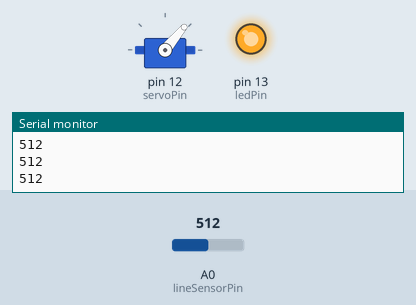
This sketch was run on a simulated Arduino Uno, built with avr-gcc and run on an emulated ATmega328P. Parts: servo, output pins drawn as LEDs (lit = HIGH), the last lines printed to the serial monitor. Inputs (shaded band) come from the test bench; at power-on: A0 (lineSensorPin) = 512.

Above: at 1.2 s.
1.3 s: A0 (lineSensorPin) set to 307
4.3 s: A0 (lineSensorPin) set to 283
At 5.7 s:
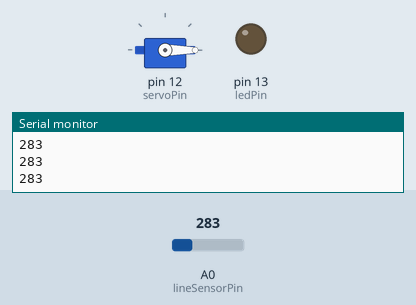
6.0 s: A0 (lineSensorPin) set to 306
At 6.24 s:
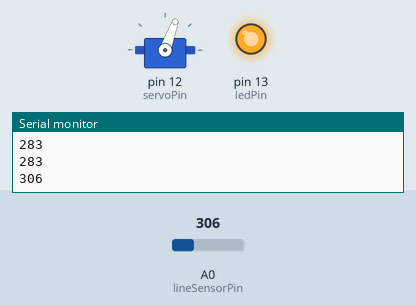
9.0 s: A0 (lineSensorPin) set to 290
At 10.0 s:
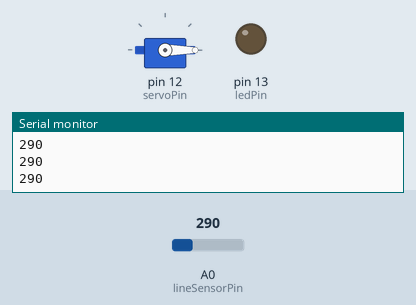
10.6 s: A0 (lineSensorPin) set to 310
At 11.07 s:
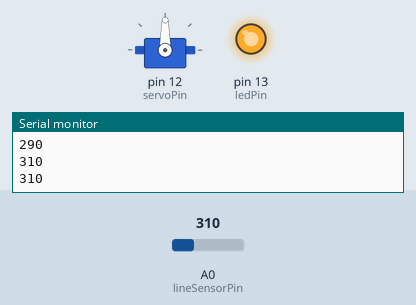
13.6 s: A0 (lineSensorPin) set to 122
At 14.7 s:
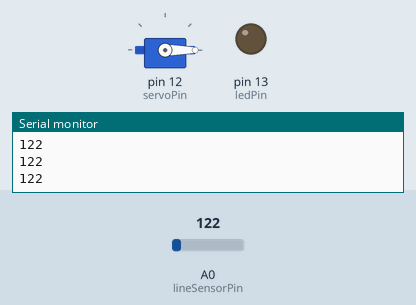
Timing chart, 0 to 16.2 s (numbered marks = the images above; inputs shaded):
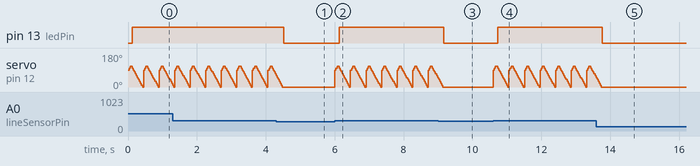

Measured:
- the behaviour switches between 301 and 300 on A0 (lineSensorPin) (found by bisection; images 0 and 1)
- after the input at 4.3 s, pin 13 (ledPin): HIGH → LOW after 0.22 s; servo on pin 12 (servoPin): goes on until 4.5 s, then stays 0°
- after the input at 6.0 s, pin 13 (ledPin): LOW → HIGH after 0.13 s; servo on pin 12 (servoPin): 0° → 90° at once, then repeats every 0.45 s: 100° 0.03 s, 110° 0.06 s, 100° 0.03 s, 90° 0.03 s, 80° 0.03 s, 70° 0.03 s, 60° 0.03 s, 50° 0.03 s, 40° 0.03 s, 30° 0.03 s, 20° 0.03 s, 10° 0.03 s, 0° 0.03 s, 90° 0.03 s
- after the input at 9.0 s, pin 13 (ledPin): HIGH → LOW after 0.17 s; servo on pin 12 (servoPin): goes on until 9.1 s, then stays 0°
- after the input at 10.6 s, pin 13 (ledPin): LOW → HIGH after 0.13 s; servo on pin 12 (servoPin): 0° → 90° at once, then repeats every 0.45 s: 100° 0.03 s, 110° 0.06 s, 100° 0.03 s, 90° 0.03 s, 80° 0.03 s, 70° 0.03 s, 60° 0.03 s, 50° 0.03 s, 40° 0.03 s, 30° 0.03 s, 20° 0.03 s, 10° 0.03 s, 0° 0.03 s, 90° 0.03 s
- after the input at 13.6 s, pin 13 (ledPin): HIGH → LOW after 0.17 s; servo on pin 12 (servoPin): goes on until 13.7 s, then stays 0°
- by itself, servo on pin 12 (servoPin): repeats every 0.45 s: 90° 0.03 s, 100° 0.03 s, 110° 0.06 s, 100° 0.03 s, 90° 0.03 s, 80° 0.03 s, 70° 0.03 s, 60° 0.03 s, 50° 0.03 s, 40° 0.03 s, 30° 0.03 s, 20° 0.03 s, 10° 0.03 s, 0° 0.03 s

The sketch:

RotatingHead.ino
```cpp
#include <Servo.h>

Servo myservo;
int lineVal;
int pos;
int lineSensorPin = 0;
int servoPin = 12;
int ledPin =13;

void setup()
{
myservo.attach(servoPin);
myservo.write(0); // initial position
pinMode(lineSensorPin, INPUT);
  pinMode(ledPin, OUTPUT);
Serial.begin(9600);
}
void loop()
{
lineVal = analogRead(lineSensorPin);
Serial.println(lineVal);

if (lineVal>300) {

 for (pos = 90; pos <= 110; pos += 10) { // goes from 0 degrees to 180 degrees
    // in steps of 1 degree
    myservo.write(pos);              // tell servo to go to position in variable 'pos'
    delay(30);                       // waits 15ms for the servo to reach the position
  }
  for (pos = 110; pos >= 0; pos -= 10) { // goes from 180 degrees to 0 degrees
    myservo.write(pos);              // tell servo to go to position in variable 'pos'
    delay(30);                       // waits 15ms for the servo to reach the position
    digitalWrite(ledPin,HIGH); //turn relay ON
  }
}
  else{
    digitalWrite(ledPin,LOW); //turn relay OFF}

} // end of if

}
```
